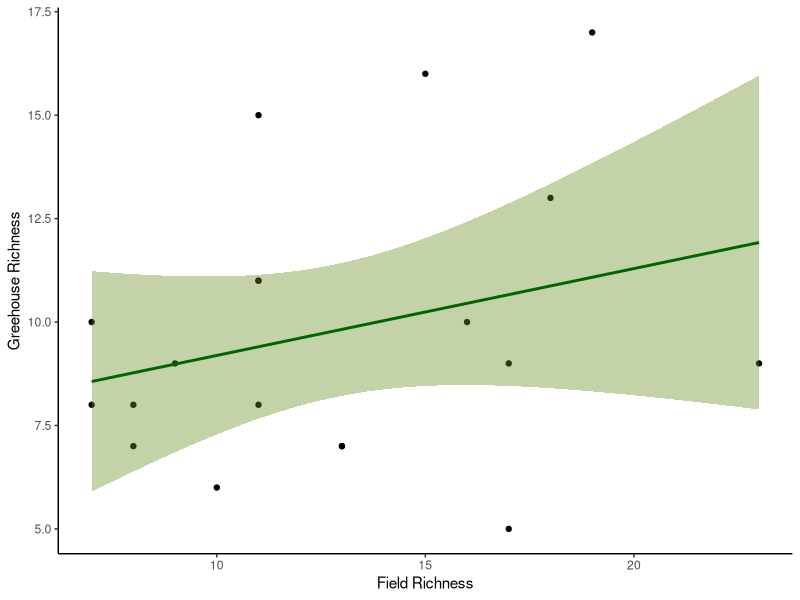
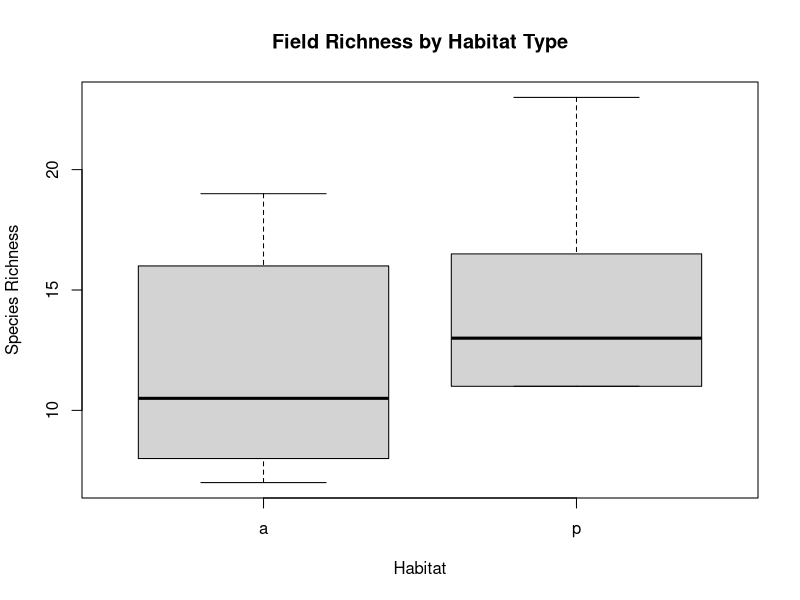
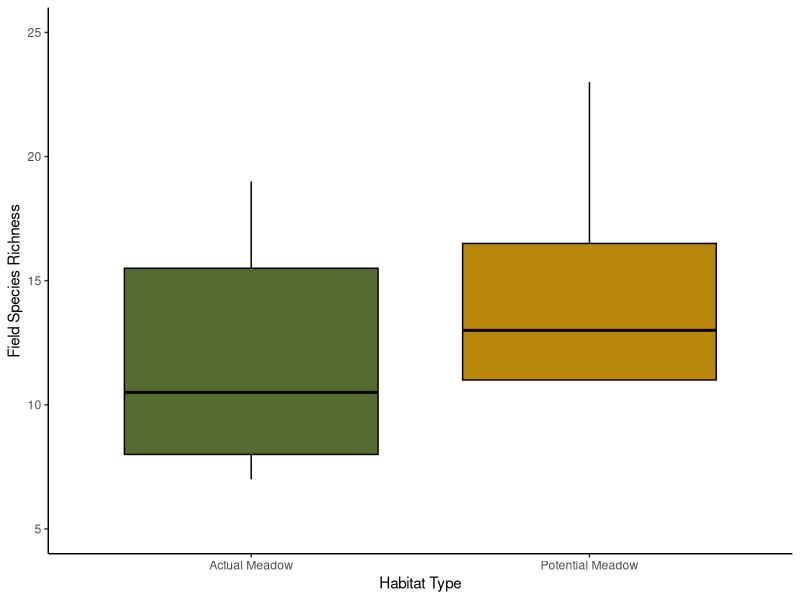
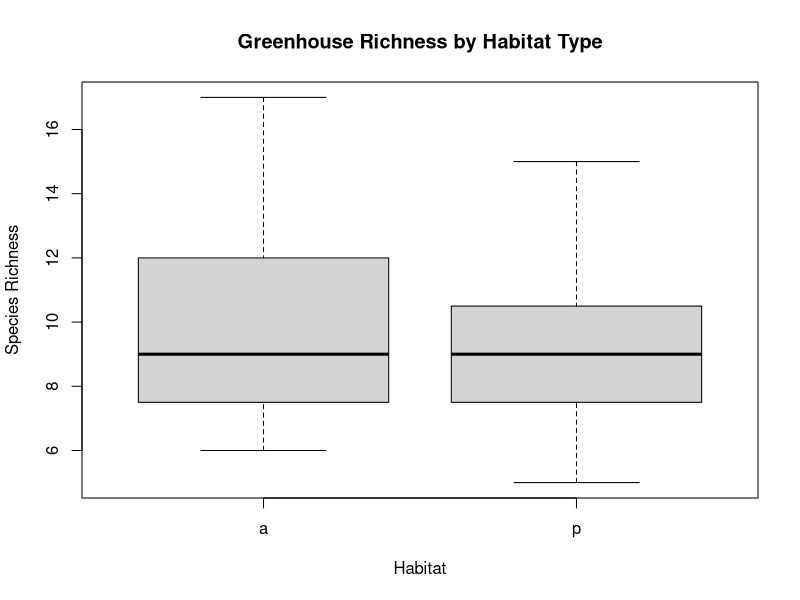
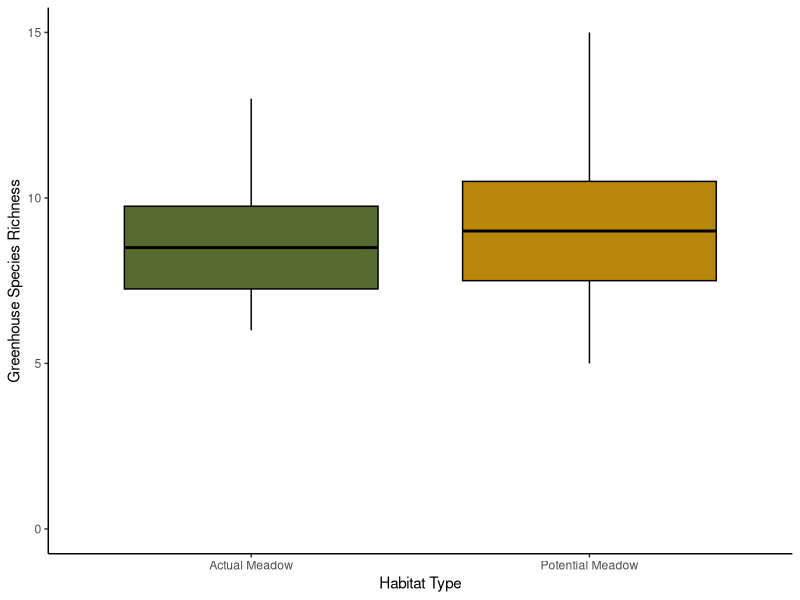
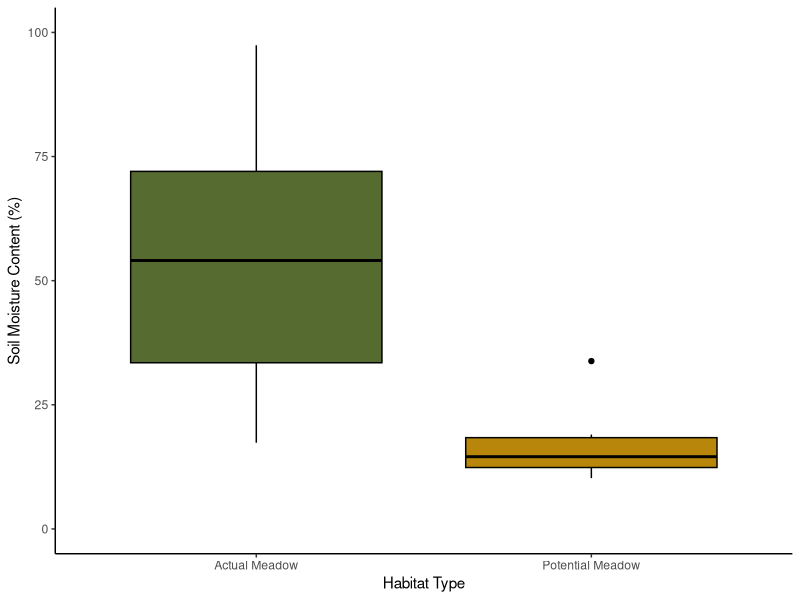
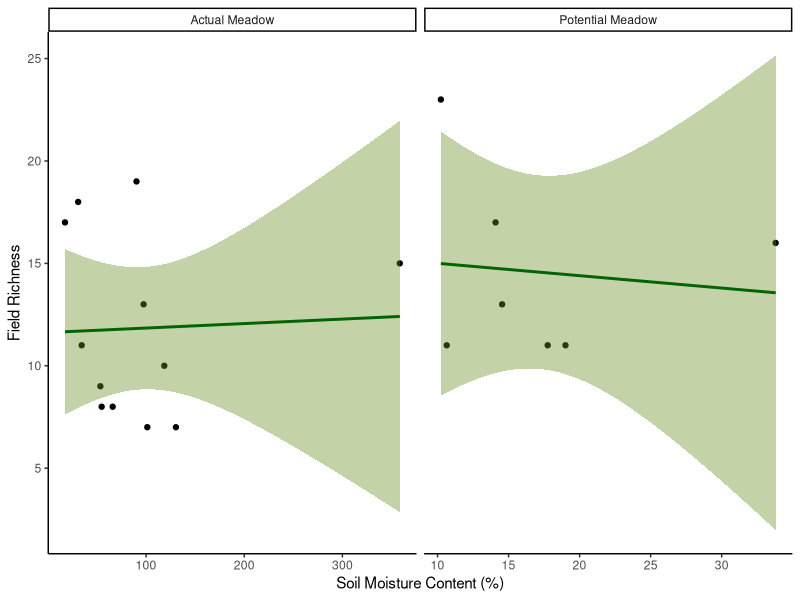
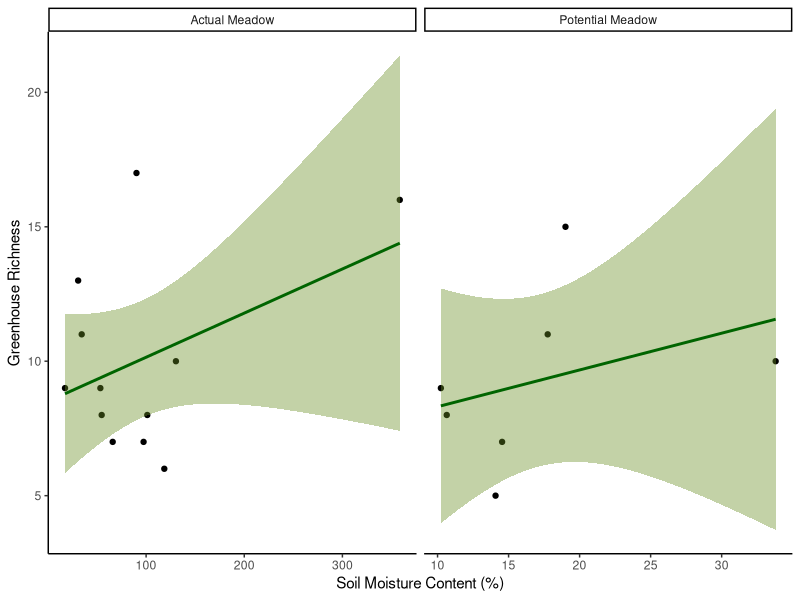

Source code (R) for these figures, in order:
## ---- chunk 1
knitr::opts_chunk$set(echo = TRUE)
library(here)
library(tidyverse)

# Color Options:

color.palatte <- c("mediumblue", "darkred") 
fun.palatte <- c("darkolivegreen","darkgoldenrod")
## ---- chunk 2

##greenhouse.n <- SRWC_seedbank_greenhouse_2024_02_21_n
  
greenhouse.n <- read.csv(here("data/SRWC-seedbank_greenhouse_2024-05-22_n.csv"), header = TRUE)

greenhouse.n$X <- NULL


## ---- chunk 3

# switch to long format (same data)
greenhouse.long <- greenhouse.n %>% 
  pivot_longer(cols = rf.1.a:control, names_to = "plot", values_to = "count")

# summary by date
greenhouse.summary <- greenhouse.long %>% 
  group_by(date, observer, plot) %>% 
  dplyr::summarise(
    Richness = sum(count>0, na.rm = TRUE))

View(greenhouse.summary)

## ---- chunk 4

# switch to long format (same data)
greenhouse.long <- greenhouse.n %>% 
  pivot_longer(cols = rf.1.a:control, names_to = "plot", values_to = "count")

# summary by species max count
greenhouse.sum <- greenhouse.long %>% 
  group_by(species, plot) %>% 
  dplyr::summarise(
    count.max = max(count, na.rm = TRUE)) %>%
  filter(count.max > 0)

#View(greenhouse.sum)

# remove species present in control trays
control.species <- greenhouse.sum %>% 
  filter(plot == "control") %>% 
  select(species) %>% 
  unlist()

greenhouse.sum.clean <- greenhouse.sum %>%
  filter(!(species %in% control.species))


# summarize by plots for richness
greenhouse.max.summary <- greenhouse.sum.clean %>%
  group_by(plot) %>%
  dplyr::summarise(
    greenhouse.richness = sum(count.max > 0, na.rm = TRUE)
  )

greenhouse.max.summary


## ---- chunk 5

##field.data <- SRWC_seedbank_plant_survey_2024_02_26

field.data.raw <- read.csv(here("data/SRWC-seedbank_plant-survey_2024-02-26.csv"), header = TRUE)

# removing duplicate rows
dup.1 <- which(field.data.raw$plot == "rf.6.a" & field.data.raw$species.code == "unkfb")[2]
dup.2 <- which(field.data.raw$plot == "rf.4.p" & field.data.raw$species.code == "sidore")[2]
drop <- c(dup.1, dup.2)

field.data <- field.data.raw %>% filter(!row_number() %in% drop)


## ---- chunk 6


field.summary <- field.data %>%
  group_by(plot, habitat) %>%
  dplyr::summarise(
    field.richness = sum(species.count > 0, na.rm = TRUE))

field.summary

## ---- chunk 7

combined.sum <- left_join(greenhouse.max.summary, field.summary, by = "plot")

## ---- chunk 8

combined.summary <- na.omit(combined.sum)

## ---- chunk 9

combined.lm = lm(greenhouse.richness ~ field.richness, data = combined.summary)

combined.lm

summary(combined.lm)
## ---- chunk 10

GH.vs.field.regression <- ggplot(combined.summary, aes(x=field.richness, y=greenhouse.richness)) +
    geom_point()+
    theme_classic()+
    xlab("Field Richness")+
    ylab("Greehouse Richness")+
         geom_smooth(method=lm, color="darkgreen", fill="olivedrab")

GH.vs.field.regression

ggsave(plot = GH.vs.field.regression, filename = "figures/GH-vs-field-regression.png", width = 6, height = 4, units = "in")

## ---- chunk 11

boxplot(field.richness~habitat, data=combined.summary, main="Field Richness by Habitat Type", xlab = "Habitat", ylab = "Species Richness")
## ---- chunk 12
  
field.richness.by.habitat <- combined.summary %>%
      ggplot(aes(x=habitat, y=field.richness))+
      geom_boxplot(aes(fill=habitat, col = fun.palatte), colour="black") +
      labs(x= "Habitat Type", y="Field Species Richness")+
      theme_classic() +
        scale_x_discrete(labels=c("Actual Meadow", "Potential Meadow", "N/A")) +
        scale_y_continuous(limits=c(5,25), breaks=c(5, 10, 15, 20, 25))+
        scale_fill_manual(values= fun.palatte) +
  theme(legend.position = "none")

field.richness.by.habitat

ggsave(plot = field.richness.by.habitat, filename = "figures/field_richness_by_habitat.png", width = 6, height = 4, units = "in")
## ---- chunk 13

fieldrichness.aov = aov(field.richness~habitat, data=combined.summary)

  summary(fieldrichness.aov)
  
## ---- chunk 14

boxplot(greenhouse.richness~habitat, data=combined.summary, main="Greenhouse Richness by Habitat Type", xlab = "Habitat", ylab = "Species Richness") 
 
## ---- chunk 15
  
GH.richness.by.habitat <- combined.summary %>%
      ggplot(aes(x=habitat, y=greenhouse.richness))+
      geom_boxplot(aes(fill=habitat, col = color.palatte), colour="black") +
      labs(x= "Habitat Type", y="Greenhouse Species Richness")+
      theme_classic() +
        scale_x_discrete(labels=c("Actual Meadow", "Potential Meadow", "N/A")) +
        scale_y_continuous(limits=c(0,15), breaks=c(0, 5, 10, 15))+
        scale_fill_manual(values= fun.palatte)+
        theme(legend.position = "none")

GH.richness.by.habitat

ggsave(plot = GH.richness.by.habitat, filename = "figures/GH_richness_by_habitat.png", width = 6, height = 4, units = "in")

## ---- chunk 16

greenhouserichness.aov = aov(greenhouse.richness~habitat, data=combined.summary)

  summary(greenhouserichness.aov)
  
## ---- chunk 17

habitat.richness = aov(field.richness ~ habitat*greenhouse.richness, data=combined.summary)

summary(habitat.richness)
  
## ---- chunk 18

##soil.moisture <- SRWC_seedbank_soil_moisture_2023_09_20

soil.moisture <- read.csv(here("data/SRWC-seedbank_soil-moisture_2023-09-20.csv"), header = TRUE)

combined.summary <- left_join(combined.summary, soil.moisture, by = c("plot","habitat"))
  
## ---- chunk 19

moisture.lm = lm(moisture.content ~ habitat, data = soil.moisture)

moisture.lm

summary(moisture.lm)

## ---- chunk 20
  
soil.moisture.plot <- soil.moisture %>%
      ggplot(aes(x=habitat, y=moisture.content))+
      geom_boxplot(aes(fill=habitat, col = color.palatte), colour="black") +
      labs(x= "Habitat Type", y="Soil Moisture Content (%)")+
      theme_classic() +
        scale_x_discrete(labels=c("Actual Meadow", "Potential Meadow")) +
        scale_y_continuous(limits=c(0,100), breaks=c(0, 25, 50, 75, 100))+
        scale_fill_manual(values= fun.palatte)+
        theme(legend.position = "none")

soil.moisture.plot

ggsave(plot = soil.moisture.plot, filename = "figures/soil-moisture-plot.png", width = 6, height = 4, units = "in")
    
## ---- chunk 21

soilmoisture.aov = aov(moisture.content~habitat, data=soil.moisture)

  summary(soilmoisture.aov)
  
## ---- chunk 22

SMfield.lm = lm(field.richness ~ moisture.content, data=combined.summary)

SMfield.lm

summary(SMfield.lm)

## ---- chunk 23

SMGH.lm = lm(greenhouse.richness ~ moisture.content, data=combined.summary)

SMGH.lm

summary(SMGH.lm)

## ---- chunk 24

habitat.richness = aov(field.richness ~ habitat*moisture.content, data=combined.summary)

summary(habitat.richness)

habitat.richness.2 = aov(greenhouse.richness ~ habitat*moisture.content, data=combined.summary)

summary(habitat.richness.2)
  
## ---- chunk 25

habitat.names <- c(a="Actual Meadow", p="Potential Meadow")

field.richness.vs.soil.moisture <- ggplot(combined.summary, aes(x=moisture.content, y=field.richness)) +
  facet_wrap(vars(habitat),labeller=labeller(habitat=habitat.names), scales="free_x")+
    geom_point()+
    theme_classic()+
    xlab("Soil Moisture Content (%)")+
    ylab("Field Richness")+
         geom_smooth(method=lm, color="darkgreen", fill="olivedrab")

field.richness.vs.soil.moisture

ggsave(plot = field.richness.vs.soil.moisture, filename = "figures/field_richness_vs_soil_moisture.png", width = 6, height = 4, units = "in")

GH.richness.vs.soil.moisture <- ggplot(combined.summary, aes(x=moisture.content, y=greenhouse.richness)) +
  facet_wrap(vars(habitat),labeller=labeller(habitat=habitat.names), scales="free_x")+
    geom_point()+
    theme_classic()+
    xlab("Soil Moisture Content (%)")+
    ylab("Greenhouse Richness")+
         geom_smooth(method=lm, color="darkgreen", fill="olivedrab")

GH.richness.vs.soil.moisture

ggsave(plot = GH.richness.vs.soil.moisture, filename = "figures/GH_richness_vs_soil_moisture.png", width = 6, height = 4, units = "in")


